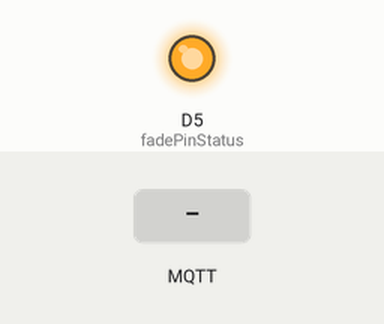
Recording of a sketch running on a simulated Arduino MKR. On the bench: output pins drawn as LEDs (lit = HIGH). The inputs (shaded band) are chosen by the test bench. WiFi joins after 1.5 s; servers stay silent unless stated; no MQTT or app messages arrive unless stated; what the sketch prints to the serial monitor is not drawn.

Above: at 7.7 s.
7.8 s: MQTT message "[LED]" arrives on the first subscribed topic
At 8.5 s:
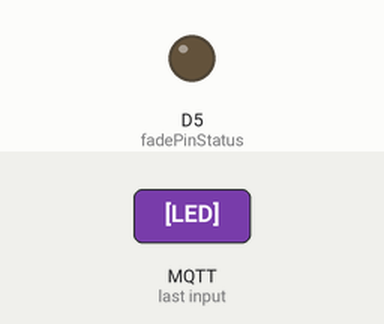
11.0 s: MQTT message "[LEDON]" arrives on the first subscribed topic
At 12.1 s:
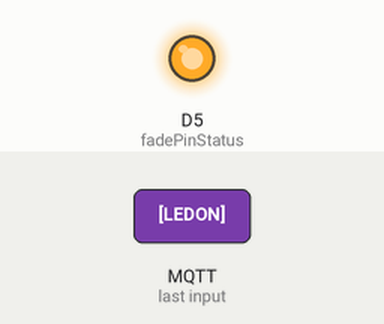
Timing chart, 0 to 14.0 s (numbered marks = the images above; inputs shaded):
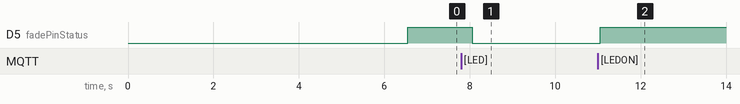

The sketch:

Fun_Status.ino
```cpp
/*
MKR1000 connecting to MQTT broker test.mosquitto.org

MQTT protocol will be used for communication
  MKR1000 --  MQTT broker --- ComApp --- ProtoPie
 */

#include <SPI.h>
#include <WiFiSSLClient.h>
#include <WiFi101.h>

#include <MQTTClient.h>

// WLAN
const char ssid[] = "HAMKvisitor"; //  your network SSID (name)
const char pass[] = "hamkvisitor";    // your network password (use for WPA)

//char *client_id = "<write here a unique client ID>";
char *client_id = "Id_Tama_01";    // needs to be unique !!
char *user_id = "";   // empty if no username and password will be used.
char *authToken = ""; // empty if no username and password will be used.

//char *hostname = "<your mqtt broker server name or IP address>";
char *hostname = "test.mosquitto.org";
int pubInterval = 1000;

const int OnOffButton = A6;           //
const int fadePinStatus = 5;          // must be a pin that supports PWM. 0...8 on MKR1000

// PWM steps per fade step.  More fades faster; less fades slower.
const int pwmStepsPerFade = 14;

int fadePWM;

//use this class if you connect using SSL WiFiSSLClient net;
WiFiClient net;
MQTTClient MQTTc;

unsigned long lastMillis = 0;

void setup()
{
  Serial.begin(9600);
  delay(5000);    // waiting to let you open the serial monitor
  WiFi.begin(ssid, pass);
  Serial.println("Connected to WLAN");
  printWiFiStatus();

 //Connecting to the MQTT broker client.begin("<hostname>", 1883, net);
  MQTTc.begin(hostname, 1883, net);
  MQTTc.onMessage(messageReceived);
  connect();

// Set up the I/O pins
  pinMode(fadePinStatus, OUTPUT);
  pinMode(OnOffButton,INPUT);
  fadePWM = 255;
  analogWrite(fadePinStatus, fadePWM);   // sets PWM duty cycle
}

void loop() {
   MQTTc.loop();  // Cut for testing without mqtt broker

  analogWrite(fadePinStatus, fadePWM);

     // publish a message every nnn milli seconds
     if(millis() - lastMillis > pubInterval)
     {
      Serial.println("Publishing to MQTT broker...");
        if(!MQTTc.connected()) {    // Cut for testing without MQTT
         connect();                 // Cut for testing without MQTT
        }                           // Cut for testing without MQTT
        lastMillis = millis();
         //Cut for testing without MQTT
         //MQTTc.publish("try-me", "[BALL]:" + String(analogRead(ainputPin)));
//         MQTTc.publish("try-me", "[BALL]:" + String(analogRead(ainputPin)));
        //fadePWM = 255;
     }
    Serial.print("Voltage  ");
//    Serial.println(analogRead(ainputPin));
    delay(500);

// end of loop
}

void connect()
{
  Serial.print("checking WLAN...");
  while (WiFi.status() != WL_CONNECTED)
  {
    Serial.println("Connecting WLAN...  ");
    Serial.print(".");
    delay(500);
  }

  Serial.print("\nconnecting MQTT broker....");
  while (!MQTTc.connect(client_id,user_id,authToken))
  {
    Serial.print(".");
    delay(3000);
  }
  Serial.println("\nconnected!");

  MQTTc.subscribe("push-me");
}

void messageReceived(String &topic, String &payload) {
  Serial.print("incoming: ");
  Serial.print(topic);
  Serial.print(" - ");
  Serial.print(payload);
  Serial.println();

  // String content is received from a ProtoPie connectd app.
  // There is a certain structure included in the MQTT payload.
  String message = payload.substring(0, payload.indexOf(":"));
  String value = payload.substring(payload.indexOf(":")+1,payload.length());
  if(message == "[LED]"){
    fadePWM = value.toInt();

  }
  if(message == "[LEDON]"){
    fadePWM = 255;
  }
  if(message == "[LEDOFF]"){
    fadePWM = 0;
  }
}

void printWiFiStatus() {
  // print the SSID of the network you're attached to:
  Serial.print("SSID: ");
  Serial.println(WiFi.SSID());

  // print your WiFi shield's IP address:
  IPAddress ip = WiFi.localIP();
  Serial.print("IP Address: ");
  Serial.println(ip);

  // print the received signal strength:
  long rssi = WiFi.RSSI();
  Serial.print("signal strength (RSSI):");
  Serial.print(rssi);
  Serial.println(" dBm");
}
```

Measured:
- after the input at 7.8 s, D5 (fadePinStatus): HIGH → LOW after 0.25 s
- after the input at 11.0 s, D5 (fadePinStatus): LOW → HIGH after 0.06 s
